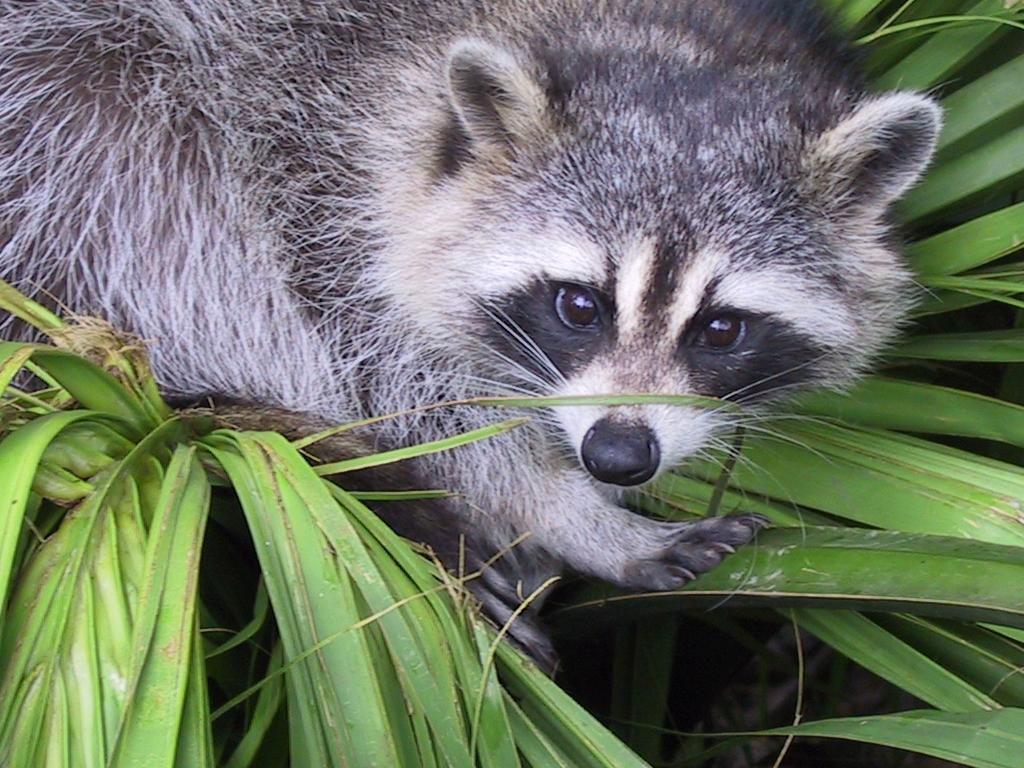
#> input picture Python-day-01/ex03/animal.jpeg, 1024 x 768 px
$ python zoom.py
#> lines starting #> are read from the running program, lines starting #| are printed output that depends on the picture
### Python-day-01/ex03/load_image.py
import numpy as np
from PIL import Image


def ft_load(path: str) -> np.ndarray:
    """
    This function loads an image, prints its format,
    and its pixels content in RGB format.

    Args:
        path (str): the path of the image

    Returns:
        np.ndarray: numpy array of the image pixels
    """
#> called with path = 'animal.jpeg'
    try:
        assert isinstance(path, str), "The path of image should be a string"
        # # Open Image using pillow library
        img = Image.open(path)
#> img is the input picture: PIL image 1024x768 RGB; mean R, G, B 110.7, 117.7, 102.1
        if img.mode != "RGB":
            img = img.convert('RGB')
        img = np.array(img)
        print(f"The shape of image is: {img.shape}")
#| The shape of image is: (768, 1024, 3)
#> (printed output is left out)
        return img
    except AssertionError as err:
        print(f"AssertionError: {err}")
    except FileNotFoundError:
        print("File not found")
    except Image.UnidentifiedImageError:
        print("You should give a path to a image file")
    except PermissionError:
        print(f"Error: Permission denied when trying to open file: {path}")
    except IOError:
        print(f"Error: Unable to open the image file at {path}.")
    except Exception as err:
        print(f"{Exception.__name__}: {err}")
    return np.array([])

### Python-day-01/ex03/zoom.py
import numpy as np
from PIL import Image
from load_image import ft_load
from matplotlib import pyplot as plt


def ft_zoom(img: np.ndarray) -> np.ndarray:
    """
    This function zooms and crops an image from the center
    and converts it from RGB to Grayscale mode.

    Args:
        img (np.ndarray): 3D array of RGB colors of the image

    Returns:
        np.ndarray: numpy array of the new image data
    """
    try:
        assert img is not None and isinstance(img, np.ndarray), "Your \
image sould be a 3D list of rgb colors"
        assert img.ndim == 3 and img.size, "Your image sould be a 3D list"
        z_f, w, h = 1.2, 400, 400
        n_w, n_h = int(img.shape[1] * z_f), int(img.shape[0] * z_f)
#> n_w = 1228; n_h = 921
        s_x, s_y = (n_w - w) // 2,  h // 2
#> s_x = 414; s_y = 200
        img1 = Image.fromarray(img, 'RGB')
        img1 = img1.resize((n_h, n_w))
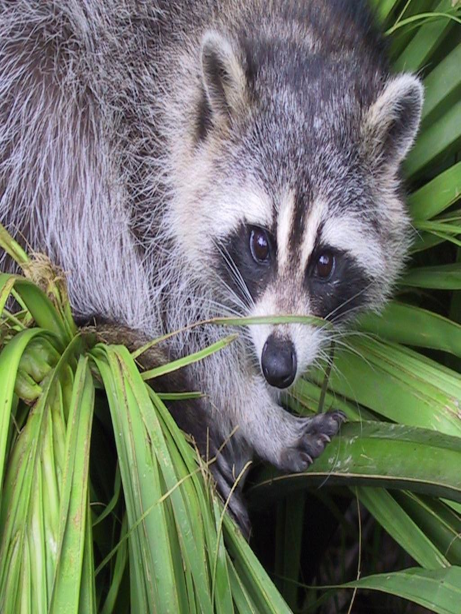
#> img1: PIL image 921x1228 RGB (shown at 1/2 size); mean R, G, B 110.7, 117.7, 102.1
        img1 = np.array(img1)
        img1 = img1[s_y: s_y + h, s_x: s_x + w]
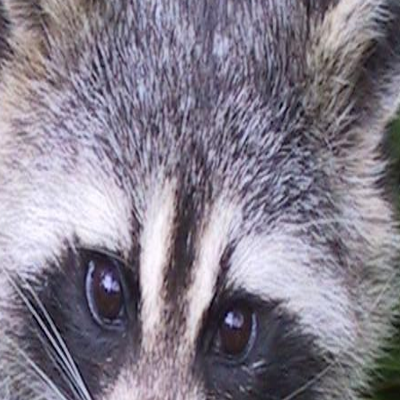
#> img1: shape (400, 400, 3); mean R, G, B 133, 126.7, 140.5
        img1 = np.mean(img1, axis=2, keepdims=True).astype(np.uint8)
#> img1: shape (400, 400, 1)
        n_w, n_h = img1.shape[:2]
#> n_w = 400; n_h = 400
        print(f"New shape after slicing: {img1.shape} or {(n_h, n_w)}")
#| New shape after slicing: (400, 400, 1) or (400, 400)
        return img1
    except AssertionError as err:
        print(f"AssertionError: {err}")
    except Exception as err:
        print(f"ExceptionError: {err}")


def main():
    try:
        path = 'animal.jpeg'
        # #Load the image
        img = ft_load(path)
        print(img)
        # #Zoom, crop and convert to grayscale image
        z_img = ft_zoom(img)
        print(z_img)
#> (printed output is left out)
        ###############################################
        # #Display the image using PIl library
        # img = Image.fromarray(z_img.squeeze(), 'L')
        # img.show()
        ###############################################
        # # Display the image
        plt.imshow(z_img, cmap='gray')
        plt.axis('on')
        plt.show()
    except AssertionError as err:
        print(f"AssertionError: {err}")
    except Exception as err:
        print(f"ExceptionError: {err}")


if __name__ == "__main__":
    main()
